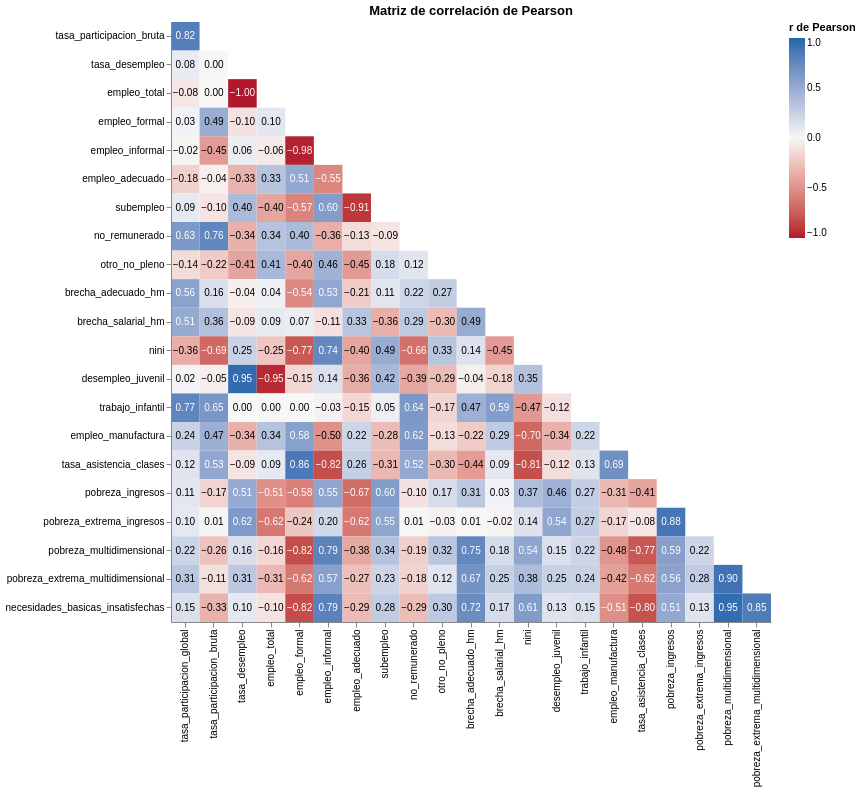

Here is the notebook cell this chart was saved with:
### Code cell
corr = df[num_cols].corr(method='pearson')

corr_long = (
    corr.reset_index()
    .melt(id_vars='index', var_name='variable_2', value_name='correlacion')
    .rename(columns={'index': 'variable_1'})
)

orden_vars = corr.columns.tolist()
idx_map = {var: i for i, var in enumerate(orden_vars)}

corr_long['i'] = corr_long['variable_1'].map(idx_map)
corr_long['j'] = corr_long['variable_2'].map(idx_map)

# solo triángulo inferior
corr_long_inf = corr_long[corr_long['i'] < corr_long['j']]

base = alt.Chart(corr_long_inf).encode(
    x=alt.X('variable_1:N', sort=orden_vars, title=None),
    y=alt.Y('variable_2:N', sort=orden_vars, title=None),
    tooltip=[
        alt.Tooltip('variable_1:N', title='Variable 1'),
        alt.Tooltip('variable_2:N', title='Variable 2'),
        alt.Tooltip('correlacion:Q', format='.3f', title='Correlación')
    ]
)

heatmap = base.mark_rect().encode(
    color=alt.Color(
        'correlacion:Q',
        scale=alt.Scale(
            domain=[-1, 0, 1],
            range=['#b2182b', '#f7f7f7', '#2166ac']
        ),
        title='r de Pearson'
    )
)

text = base.mark_text(fontSize=10).encode(
    text=alt.Text('correlacion:Q', format='.2f'),
    color=alt.condition(
        'abs(datum.correlacion) >= 0.5',
        alt.value('white'),
        alt.value('black')
    )
)

chart = (heatmap + text).properties(
    width=600,
    height=600,
    title='Matriz de correlación de Pearson'
).configure_view(
    strokeWidth=0
)

chart

### Figure 1 — Vega-Lite specification as saved in the notebook (floating-point values rounded to 4 significant figures; data arrays with more than 128 entries replaced by an {"elided": "..."} marker saying what was removed)
{"config": {"view": {"continuousWidth": 300, "continuousHeight": 300, "strokeWidth": 0}}, "layer": [{"mark": {"type": "rect"}, "encoding": {"color": {"field": "correlacion", "scale": {"domain": [-1, 0, 1], "range": ["#b2182b", "#f7f7f7", "#2166ac"]}, "title": "r de Pearson", "type": "quantitative"}, "tooltip": [{"field": "variable_1", "title": "Variable 1", "type": "nominal"}, {"field": "variable_2", "title": "Variable 2", "type": "nominal"}, {"field": "correlacion", "format": ".3f", "title": "Correlación", "type": "quantitative"}], "x": {"field": "variable_1", "sort": ["tasa_participacion_global", "tasa_participacion_bruta", "tasa_desempleo", "empleo_total", "empleo_formal", "empleo_informal", "empleo_adecuado", "subempleo", "no_remunerado", "otro_no_pleno", "brecha_adecuado_hm", "brecha_salarial_hm", "nini", "desempleo_juvenil", "trabajo_infantil", "empleo_manufactura", "tasa_asistencia_clases", "pobreza_ingresos", "pobreza_extrema_ingresos", "pobreza_multidimensional", "pobreza_extrema_multidimensional", "necesidades_basicas_insatisfechas"], "title": null, "type": "nominal"}, "y": {"field": "variable_2", "sort": ["tasa_participacion_global", "tasa_participacion_bruta", "tasa_desempleo", "empleo_total", "empleo_formal", "empleo_informal", "empleo_adecuado", "subempleo", "no_remunerado", "otro_no_pleno", "brecha_adecuado_hm", "brecha_salarial_hm", "nini", "desempleo_juvenil", "trabajo_infantil", "empleo_manufactura", "tasa_asistencia_clases", "pobreza_ingresos", "pobreza_extrema_ingresos", "pobreza_multidimensional", "pobreza_extrema_multidimensional", "necesidades_basicas_insatisfechas"], "title": null, "type": "nominal"}}}, {"mark": {"type": "text", "fontSize": 10}, "encoding": {"color": {"condition": {"test": "abs(datum.correlacion) >= 0.5", "value": "white"}, "value": "black"}, "text": {"field": "correlacion", "format": ".2f", "type": "quantitative"}, "tooltip": [{"field": "variable_1", "title": "Variable 1", "type": "nominal"}, {"field": "variable_2", "title": "Variable 2", "type": "nominal"}, {"field": "correlacion", "format": ".3f", "title": "Correlación", "type": "quantitative"}], "x": {"field": "variable_1", "sort": ["tasa_participacion_global", "tasa_participacion_bruta", "tasa_desempleo", "empleo_total", "empleo_formal", "empleo_informal", "empleo_adecuado", "subempleo", "no_remunerado", "otro_no_pleno", "brecha_adecuado_hm", "brecha_salarial_hm", "nini", "desempleo_juvenil", "trabajo_infantil", "empleo_manufactura", "tasa_asistencia_clases", "pobreza_ingresos", "pobreza_extrema_ingresos", "pobreza_multidimensional", "pobreza_extrema_multidimensional", "necesidades_basicas_insatisfechas"], "title": null, "type": "nominal"}, "y": {"field": "variable_2", "sort": ["tasa_participacion_global", "tasa_participacion_bruta", "tasa_desempleo", "empleo_total", "empleo_formal", "empleo_informal", "empleo_adecuado", "subempleo", "no_remunerado", "otro_no_pleno", "brecha_adecuado_hm", "brecha_salarial_hm", "nini", "desempleo_juvenil", "trabajo_infantil", "empleo_manufactura", "tasa_asistencia_clases", "pobreza_ingresos", "pobreza_extrema_ingresos", "pobreza_multidimensional", "pobreza_extrema_multidimensional", "necesidades_basicas_insatisfechas"], "title": null, "type": "nominal"}}}], "data": {"name": "data-bc83fbb12a3ef7daeab7492523fc61e4"}, "height": 600, "title": "Matriz de correlación de Pearson", "width": 600, "$schema": "https://vega.github.io/schema/vega-lite/v6.1.0.json", "datasets": {"data-bc83fbb12a3ef7daeab7492523fc61e4": {"elided": "231 records"}}}
